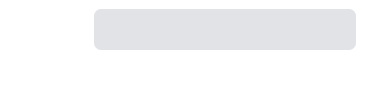
<?xml version="1.0" encoding="UTF-8"?>
<ui version="4.0">
 <class>message</class>
 <widget class="QWidget" name="message">
  <property name="geometry">
   <rect>
    <x>0</x>
    <y>0</y>
    <width>365</width>
    <height>106</height>
   </rect>
  </property>
  <property name="windowTitle">
   <string>Form</string>
  </property>
  <property name="styleSheet">
   <string notr="true">background-color:transparent;</string>
  </property>
  <layout class="QHBoxLayout" name="horizontalLayout_2">
   <property name="leftMargin">
    <number>0</number>
   </property>
   <property name="topMargin">
    <number>0</number>
   </property>
   <property name="rightMargin">
    <number>0</number>
   </property>
   <property name="bottomMargin">
    <number>0</number>
   </property>
   <item>
    <widget class="QWidget" name="widget_2" native="true">
     <property name="sizePolicy">
      <sizepolicy hsizetype="Preferred" vsizetype="Preferred">
       <horstretch>0</horstretch>
       <verstretch>0</verstretch>
      </sizepolicy>
     </property>
     <layout class="QGridLayout" name="gridLayout">
      <item row="0" column="0">
       <widget class="QWidget" name="widget_3" native="true">
        <property name="sizePolicy">
         <sizepolicy hsizetype="Preferred" vsizetype="Preferred">
          <horstretch>0</horstretch>
          <verstretch>0</verstretch>
         </sizepolicy>
        </property>
        <property name="minimumSize">
         <size>
          <width>61</width>
          <height>61</height>
         </size>
        </property>
        <widget class="QLabel" name="avatar">
         <property name="geometry">
          <rect>
           <x>0</x>
           <y>0</y>
           <width>61</width>
           <height>61</height>
          </rect>
         </property>
         <property name="sizePolicy">
          <sizepolicy hsizetype="Fixed" vsizetype="Fixed">
           <horstretch>0</horstretch>
           <verstretch>0</verstretch>
          </sizepolicy>
         </property>
         <property name="text">
          <string/>
         </property>
         <property name="pixmap">
          <pixmap>../../../../../../../Downloads/avatar512.png</pixmap>
         </property>
         <property name="scaledContents">
          <bool>true</bool>
         </property>
         <property name="alignment">
          <set>Qt::AlignCenter</set>
         </property>
         <property name="wordWrap">
          <bool>false</bool>
         </property>
         <property name="textInteractionFlags">
          <set>Qt::NoTextInteraction</set>
         </property>
        </widget>
       </widget>
      </item>
     </layout>
    </widget>
   </item>
   <item>
    <widget class="QWidget" name="widget" native="true">
     <layout class="QVBoxLayout" name="verticalLayout">
      <item>
       <widget class="QLabel" name="messageContent">
        <property name="sizePolicy">
         <sizepolicy hsizetype="Expanding" vsizetype="Preferred">
          <horstretch>0</horstretch>
          <verstretch>0</verstretch>
         </sizepolicy>
        </property>
        <property name="font">
         <font>
          <family>Arial</family>
          <pointsize>12</pointsize>
          <stylestrategy>PreferAntialias</stylestrategy>
         </font>
        </property>
        <property name="styleSheet">
         <string notr="true">/*OLD COLOR
background-color: rgb(242, 244, 248); */
background-color: rgb(225, 227, 230);
border: 0;
border-radius:7px;</string>
        </property>
        <property name="text">
         <string/>
        </property>
        <property name="scaledContents">
         <bool>false</bool>
        </property>
        <property name="alignment">
         <set>Qt::AlignLeading|Qt::AlignLeft|Qt::AlignTop</set>
        </property>
        <property name="wordWrap">
         <bool>true</bool>
        </property>
        <property name="margin">
         <number>4</number>
        </property>
        <property name="openExternalLinks">
         <bool>true</bool>
        </property>
        <property name="textInteractionFlags">
         <set>Qt::LinksAccessibleByMouse|Qt::TextSelectableByKeyboard|Qt::TextSelectableByMouse</set>
        </property>
       </widget>
      </item>
      <item>
       <widget class="QWidget" name="subMessageWidget" native="true">
        <layout class="QHBoxLayout" name="horizontalLayout">
         <item>
          <widget class="QLabel" name="sender">
           <property name="font">
            <font>
             <pointsize>8</pointsize>
            </font>
           </property>
           <property name="styleSheet">
            <string notr="true">color:grey;</string>
           </property>
           <property name="text">
            <string/>
           </property>
           <property name="openExternalLinks">
            <bool>true</bool>
           </property>
           <property name="textInteractionFlags">
            <set>Qt::LinksAccessibleByMouse|Qt::TextSelectableByKeyboard|Qt::TextSelectableByMouse</set>
           </property>
          </widget>
         </item>
         <item>
          <widget class="QLabel" name="timestamp">
           <property name="font">
            <font>
             <pointsize>8</pointsize>
            </font>
           </property>
           <property name="styleSheet">
            <string notr="true">color:grey;</string>
           </property>
           <property name="text">
            <string/>
           </property>
           <property name="alignment">
            <set>Qt::AlignRight|Qt::AlignTrailing|Qt::AlignVCenter</set>
           </property>
           <property name="openExternalLinks">
            <bool>true</bool>
           </property>
           <property name="textInteractionFlags">
            <set>Qt::LinksAccessibleByMouse</set>
           </property>
          </widget>
         </item>
        </layout>
       </widget>
      </item>
     </layout>
    </widget>
   </item>
  </layout>
 </widget>
 <resources/>
 <connections/>
</ui>
